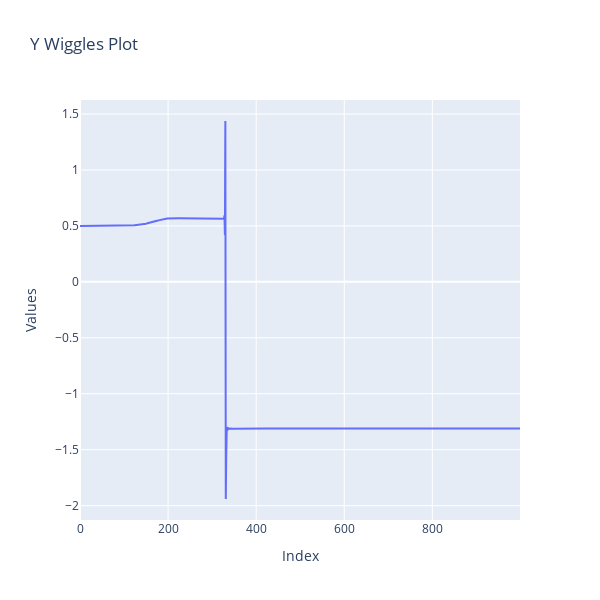

Source (notebook cell):
### Code cell
y_wiggles = [x[0][1] for x in histories[2]]#[325:340]
# plot y_wiggles
import plotly.graph_objs as go
import plotly.io as pio
fig = go.Figure()
fig.add_trace(go.Scatter(
    y=y_wiggles, 
    mode='lines', 
    name='y_wiggles'
))
fig.update_layout(
    width=600,  # equivalent to figsize width
    height=600,  # equivalent to figsize height
    title='Y Wiggles Plot',
    xaxis_title='Index',
    yaxis_title='Values'
)
pio.show(fig)

### Figure 1 — Plotly figure (JSON) as saved in the notebook; plotly's stock layout.template omitted (floating-point values rounded to 4 significant figures; data arrays with more than 128 entries replaced by an {"elided": "..."} marker saying what was removed)
{"data": [{"mode": "lines", "name": "y_wiggles", "type": "scatter", "y": {"elided": "1000 float values"}}], "layout": {"height": 600, "title": {"text": "Y Wiggles Plot"}, "width": 600, "xaxis": {"title": {"text": "Index"}}, "yaxis": {"title": {"text": "Values"}}}}
